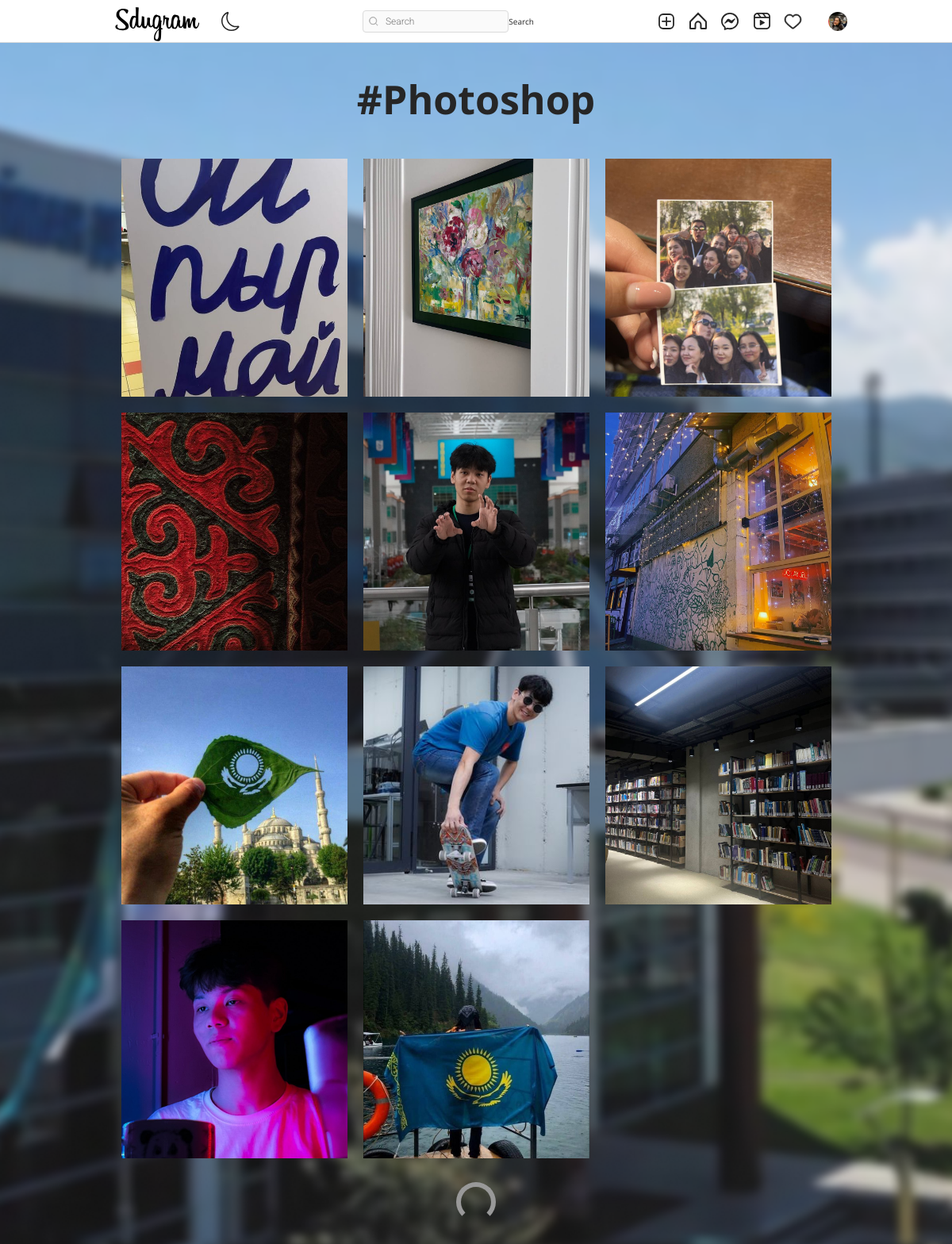
The app's page /tag/a2de7f65-6a9f-11ec-85f2-ecf4bb0b97d4 (signed in) with its own data.
### authy/models.py (models this page shows, shortened)
class Profile(models.Model):
    user = models.OneToOneField(User, related_name='profile', on_delete=models.CASCADE)
    image = models.ImageField(upload_to="profile_pciture", null=True, default="default.jpg")
    first_name = models.CharField(max_length=200, null=True, blank=True)
    last_name = models.CharField(max_length=200, null=True, blank=True)
    bio = models.CharField(max_length=200, null=True, blank=True)
    location = models.CharField(max_length=200, null=True, blank=True)
    url = models.URLField(max_length=200, null=True, blank=True)
    favourite = models.ManyToManyField(Post, blank=True)

### post/models.py (models this page shows, shortened)
class Tag(models.Model):
    title = models.CharField(max_length=75, verbose_name='Tag')
    slug = models.SlugField(null=False, unique=True, default=uuid.uuid1)
    class Meta:
        verbose_name = 'Tag'
        verbose_name_plural = 'Tags'

class Post(models.Model):
    id = models.UUIDField(primary_key=True, default=uuid.uuid4, editable=False)
    picture = models.ImageField(upload_to=user_directory_path, verbose_name="Picture")
    caption = models.CharField(max_length=10000, verbose_name="Caption")
    posted = models.DateField(auto_now_add=True)
    tags = models.ManyToManyField(Tag, related_name="tags")
    user = models.ForeignKey(User, on_delete=models.CASCADE)
    likes = models.IntegerField(default=0)
    def get_absolute_url(self):
        return reverse("post-details", args=[str(self.id)])

### post/views.py (the view)
# urls.py: path('tag/<slug:tag_slug>', Tags, name='tags'),
@login_required
def Tags(request, tag_slug):
    tag = get_object_or_404(Tag, slug=tag_slug)
    posts = Post.objects.filter(tags=tag).order_by('-posted')
    context = {
        'posts': posts,
        'tag': tag
    }
    return render(request, 'tag.html', context)

### templates/tag.html (shortened to what this page needs)
{% extends 'base.html' %}
{% load static %}
{% load crispy_forms_tags %}
{% block content %}
<!DOCTYPE html>
<html lang="en">
<head>
    <link rel="stylesheet" href="{% static 'assets3/css/reset.css' %}">
    <link rel="stylesheet" href="{% static 'assets3/css/styles.css' %}">
    <link rel="stylesheet" href="https://use.fontawesome.com/releases/v5.2.0/css/all.css">
</head>
<body>
    <header>
        <div>
         <h1 style="font-size: 50px; margin-top: 100px; text-align:center; font-weight: bold; margin-bottom: 50px;">#{{tag.title|title}}</h1>
        </div>
    </header>
    <main>
        <div class="container">
            <div class="gallery">
                {% for post in posts %}
                <a href="{{post.get_absolute_url}}"><div class="gallery-item" tabindex="0">
                    <img src="{{ post.picture.url }}" class="gallery-image" alt="" style="width: 500px; height: 300px; object-fit: cover;">
                </div></a>
                {% endfor %}
            </div>
            <div class="loader"></div>
        </div>
    </main>
{% endblock content %}

### templates/base.html (shortened to what this page needs)
{% load static %}
<!DOCTYPE html>
<html lang="en">
<head>
    <link rel="stylesheet" href="https://cdn.jsdelivr.net/npm/bootstrap-icons@1.8.1/font/bootstrap-icons.css">
    <link href="https://cdn.jsdelivr.net/npm/bootstrap@5.1.3/dist/css/bootstrap.min.css" rel="stylesheet">
    <link rel="stylesheet" type="text/css" href="{% static 'assets1/style.css' %}">
</head>
<body>
    <header class="header">
        <nav class="header__content">
            <div class="header__buttons">
                <a href="{% url 'index' %}" class="header__home">
                    <!DOCTYPE svg PUBLIC "-//W3C//DTD SVG 20010904//EN"
                     "http://www.w3.org/TR/2001/REC-SVG-20010904/DTD/svg10.dtd">
                </a>
                <button class="header__theme-button" title="Toggle Theme">
                </button>
            </div>
            <form action="{% url 'search-users' %}" method="GET">
                <div class="header__search">
                    <input type="text" placeholder="Search" name="q" value="{{ request.GET.q }}">
                    <button class="btn btn-primary" type="submit">Search</button>
                </div>
            </form>
            <div class="header__buttons header__buttons--desktop">
                <a href="{% url 'newpost' %}">
                </a>
                <a href="{% url 'index' %}">
                </a>
                <a href="{% url 'message' %}">
                </a>
                <a href="#">
                </a>
                <span>
                    <a href="{% url 'show-notification' %}">
                    </a>
                </span>
                <a href="">
                    <button class="profile-button">
                        <a href="{% url 'profile' request.user %}">
                            <div class="profile-button__picture">
                                <img src="{{request.user.profile.image.url}}" alt="User Picture">
                            </div>
                        </a>
                    </button>
                </a>
            </div>
        </nav>
    </header>
    {% block content %}
    {% endblock content %}
</body>
</html>

### static/assets1/style.css (style rules this page uses)
*, *::after, *::before { box-sizing: border-box; margin: 0; padding: 0; }
*, button, input, select, textarea { font-family: 'Roboto', sans-serif; }
:root { --primary: hsl(0, 0%, 100%); --secondary: hsl(0, 0%, 98%); --border: hsl(0, 0%, 86%); --story-border: hsl(0, 0%, 78%); --img-border: hsla(0, 0%, 0%, 0.1); --text-dark: hsl(0, 0%, 15%); --text-light: hsl(0, 0%, 60%); --like: hsl(355, 82%, 61%); --link: hsl(204, 100%, 48%); --header-height: 44px; --nav-height: 44px; }
body { background: url("./backendgit/static/assets2/images/sdubackground.png"); height: 100%; background-position: center; background-repeat: no-repeat; background-size: cover; }
svg { display: block; }
img { max-width: 100%; }
.header { width: 100%; height: var(--header-height); background-color: var(--primary); display: flex; justify-content: center; position: fixed; top: 0; left: 0; z-index: 2; }
.header::after { content: ''; position: absolute; bottom: 0; width: 100%; height: 1px; background-color: var(--border); }
.header__content { width: 100%; max-width: 975px; padding: 0 14px; display: flex; justify-content: space-between; align-items: center; }
.header__home { margin-top: 5px; }
.header__theme-button { background-color: transparent; border: none; cursor: pointer; }
.header__theme-button-moon { display: unset; }
.header__search { width: 216px; height: 28px; display: none; align-items: center; position: relative; }
.header__search svg { width: 12px; height: 12px; position: absolute; left: 8px; }
.header__search input { width: 100%; height: 100%; background-color: var(--secondary); padding: 4px 10px 4px 28px; border: 1px solid var(--border); border-radius: 4px; outline: none; font-size: 12px; font-weight: 300; text-decoration: none; color: var(--text-light); text-overflow: ellipsis; overflow: hidden; white-space: nowrap; }
.header__buttons { display: flex; align-items: center; gap: 16px; }
.profile-button { background-color: transparent; border: none; outline: none; cursor: pointer; position: relative; }
.profile-button__picture { width: 24px; height: 24px; border-radius: 50%; overflow: hidden; position: relative; }
.profile-button__picture::after { content: ''; position: absolute; top: 0; bottom: 0; left: 0; right: 0; border: 1px solid var(--img-border); border-radius: 50%; }
@media (min-width: 768px) { :root { --header-height: 54px; --nav-height: 0px; } }
@media (min-width: 768px) { .header__content { padding: 0 20px; } }
@media (min-width: 768px) { .header__search { display: flex; } }

### static/assets3/css/styles.css (style rules this page uses)
:root { font-size: 10px; }
*, *::before, *::after { box-sizing: border-box; }
body { font-family: "Open Sans", Arial, sans-serif; min-height: 100vh; background-color: #fafafa; color: #262626; padding-bottom: 3rem; }
img { display: block; }
.container { max-width: 93.5rem; margin: 0 auto; padding: 0 2rem; }
.btn { display: inline-block; font: inherit; background: none; border: none; color: inherit; padding: 0; cursor: pointer; }
.gallery { display: flex; flex-wrap: wrap; margin: -1rem -1rem; padding-bottom: 3rem; }
.gallery-item { position: relative; flex: 1 0 22rem; margin: 1rem; color: #fff; cursor: pointer; }
.gallery-image { width: 100%; height: 100%; object-fit: cover; }
.loader { width: 5rem; height: 5rem; border: 0.6rem solid #999; border-bottom-color: transparent; border-radius: 50%; margin: 0 auto; animation: loader 500ms linear infinite; }

### records on screen
Tag: title "Photoshop"
Post: picture (picture)
Post: picture (picture)
Post: picture (picture)
Post: picture (picture)
Post: picture (picture)
Post: picture (picture)
Post: picture (picture)
Post: picture (picture)
Post: picture (picture)
Post: picture (picture)
Post: picture (picture)
